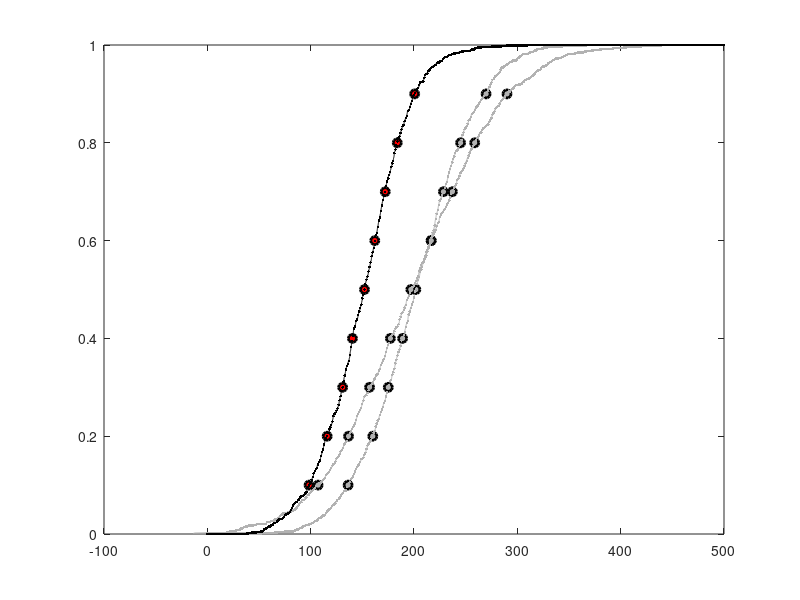

Write the MATLAB code that produced this figure. (Note: this script raises an error after producing the figure.)
function pa_how2race
% PA_HOW2RACE
% 2013 Marc van Wanrooij
% e: marcvanwanrooij@neural-code.com

close all
clear all
clc

n = 1000;
rt1 = sort(200+50*randn(n,1));
rt2 = sort(200+70*randn(n,1));
rt3 = sort(150+40*randn(n,1));

p = 0.1:0.1:0.9;
q1 = quantile(rt1,p);
q2 = quantile(rt2,p);
q3 = quantile(rt3,p);

P = (1:n)/n;
plot(rt1,P,'-','Color',[.7 .7 .7]);
hold on
plot(rt2,P,'-','Color',[.7 .7 .7]);
plot(rt3,P,'k-');

plot(q1,p,'ko','MarkerFaceColor',[.7 .7 .7],'LineWidth',2);
plot(q2,p,'ko','MarkerFaceColor',[.7 .7 .7],'LineWidth',2);
plot(q3,p,'ko','MarkerFaceColor','r','LineWidth',2);

t = 0:1:500;
nt = numel(t);
c1 = NaN(nt,1);
c2 = c1;
c3 = c1;
for ii = 1:nt
	c1(ii) = sum(rt1<t(ii));
	c2(ii) = sum(rt2<t(ii));
	c3(ii) = sum(rt3<t(ii));
end
c1 = c1/max(c1);
c2 = c2/max(c2);
c3 = c3/max(c3);

plot(t,c1,'.','Color',[.7 .7 .7]);
plot(t,c2,'.','Color',[.7 .7 .7]);
plot(t,c3,'.','Color','k');

ks1 = ksdensity(rt1,t,'function','cdf');
ks2 = ksdensity(rt2,t,'function','cdf');
ks3 = ksdensity(rt3,t,'function','cdf');

plot(t,ks1,'-','LineWidth',2,'Color',[.7 .7 .7]);
plot(t,ks2,'-','LineWidth',2,'Color',[.7 .7 .7]);
plot(t,ks3,'k-','LineWidth',2);

ulrich = ks1+ks2;
sel = ulrich>1;
ulrich(sel) = 1;
plot(t,ulrich,'k-','LineWidth',2);

gielen = ks1+ks2-ks1.*ks2;
plot(t,gielen,'k.-','LineWidth',2);

colonius = max(ks1,ks2);
plot(t,colonius,'k-','LineWidth',2);
X = t;
Y = gielen;
E = [colonius; ulrich];
whos X Y E
errorpatch(X,Y,E,'r');

xlim([0 500]);
axis square;
box off
xlabel('Reaction time (ms)');
ylabel('Cumulative probability P(\tau<t)');
